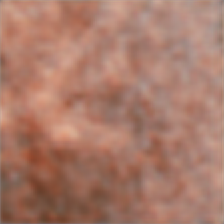
#> input picture src/severity/augmented_data/macule/macule_14_aug_1.png, 224 x 224 px, found by its file name; its folder holds 3 pictures in this run
$ python fourier_testing.py
#> lines starting #> are read from the running program, lines starting #| are printed output that depends on the picture
import cv2
import numpy as np
import pandas as pd
import os
from sklearn.decomposition import PCA
import joblib

source_directory = './src/severity/augmented_data'

transformed_features = []
classes = []

for severity_level in os.listdir(source_directory):
    severity_path = os.path.join(source_directory, severity_level)

    if os.path.isdir(severity_path):
        print(f"Extracting {severity_level}")

        images = os.listdir(severity_path)
        print(f"Found {len(images)} images in {severity_level}")

        for img in images:
            img_path = os.path.join(severity_path, img)
            print(f"Processing image: {img}")

            # Ensure the file is an image
            if not img.lower().endswith(('.png', '.jpg', '.jpeg', '.bmp', '.tiff')):
                print(f"Skipping non-image file: {img}")
                continue

            # Read and process the image
            image = cv2.imread(img_path)
#> image is the input picture: shape (224, 224, 3); mean B, G, R 106.4, 122.7, 168.8
            if image is None:
                print(f"Failed to load image: {img_path}")
                continue

            # Resize for consistent processing
            image = cv2.resize(image, (128, 128))
#> image: shape (128, 128, 3)

            channels = cv2.split(image)
            level_features = []
            for channel in channels:
                fourierTransform = np.fft.fft2(channel)
                fourierShift = np.fft.fftshift(fourierTransform)
                magnitude = 20 * np.log(np.abs(fourierShift) + 1e-10)
                level_features.extend(magnitude.flatten())
#> this loop made 3 passes
#> pass 1, `magnitude = 20 * np.log(np.abs(fourierShift) + 1e-10)`:
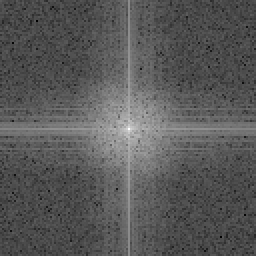
#> magnitude: shape (128, 128) float64 (shown 2 times larger); min -15.42, max 287.4, mean 90.3; drawn with min black and max white
#> pass 2, `magnitude = 20 * np.log(np.abs(fourierShift) + 1e-10)`:
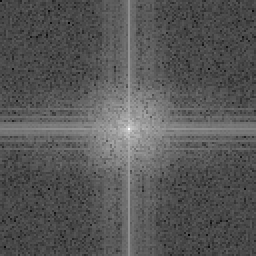
#> magnitude: shape (128, 128) float64 (shown 2 times larger); min -13.03, max 290.3, mean 90.7; drawn with min black and max white
#> pass 3, `magnitude = 20 * np.log(np.abs(fourierShift) + 1e-10)`:
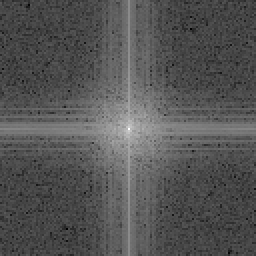
#> magnitude: shape (128, 128) float64 (shown 2 times larger); min -10.89, max 296.6, mean 91.9; drawn with min black and max white
#> after the loop, level_features = 49152 items


            transformed_features.append(level_features)
            classes.append(severity_level)
#> pass 2 of the loop `for severity_level in os.listdir(source_directory):`:
#> images = ['papule_13_aug_1.png']
#| Found 1 images in papule
#| Processing image: papule_13_aug_1.png
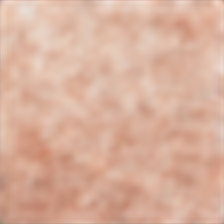
#> input picture src/severity/augmented_data/papule/papule_13_aug_1.png, 224 x 224 px, found by its file name
#> image is the input picture: shape (224, 224, 3); mean B, G, R 156.5, 176.1, 217.3
#> image: shape (128, 128, 3)
#> the loop `for channel in channels:` made 3 passes
#> pass 1, `magnitude = 20 * np.log(np.abs(fourierShift) + 1e-10)`:
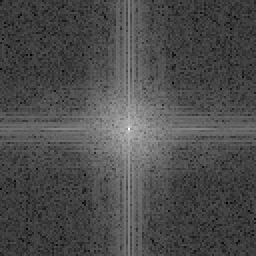
#> magnitude: shape (128, 128) float64 (shown 2 times larger); min 4.51, max 295.1, mean 91.6; drawn with min black and max white
#> pass 3, `magnitude = 20 * np.log(np.abs(fourierShift) + 1e-10)`:
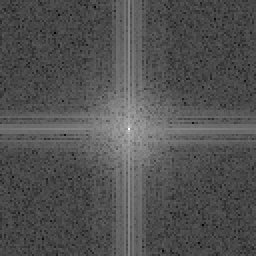
#> magnitude: shape (128, 128) float64 (shown 2 times larger); min -16.46, max 301.7, mean 85.8; drawn with min black and max white


transformed_features = np.array(transformed_features)
print("Applying PCA for dimensionality reduction...")
pca = PCA(n_components=50)
#> (the run stopped early here; a loop or call above may not have finished)
